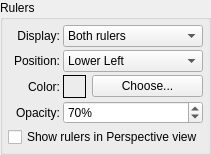
            <widget class="QGroupBox" name="rulersGroupBox" >
             <property name="title" >
              <string>Rulers</string>
             </property>
             <layout class="QGridLayout" >
              <property name="margin" >
               <number>5</number>
              </property>
              <property name="spacing" >
               <number>3</number>
              </property>
              <item row="3" column="0" >
               <widget class="QLabel" name="label_5" >
                <property name="text" >
                 <string>Opacity:</string>
                </property>
                <property name="alignment" >
                 <set>Qt::AlignRight|Qt::AlignTrailing|Qt::AlignVCenter</set>
                </property>
               </widget>
              </item>
              <item row="2" column="0" >
               <widget class="QLabel" name="textLabel3_2_4" >
                <property name="text" >
                 <string>Color:</string>
                </property>
                <property name="alignment" >
                 <set>Qt::AlignRight|Qt::AlignTrailing|Qt::AlignVCenter</set>
                </property>
               </widget>
              </item>
              <item row="1" column="0" >
               <widget class="QLabel" name="label_10" >
                <property name="text" >
                 <string>Position:</string>
                </property>
                <property name="alignment" >
                 <set>Qt::AlignRight|Qt::AlignTrailing|Qt::AlignVCenter</set>
                </property>
               </widget>
              </item>
              <item row="1" column="1" >
               <widget class="QComboBox" name="rulerPositionComboBox" >
                <item>
                 <property name="text" >
                  <string>Lower Left</string>
                 </property>
                </item>
                <item>
                 <property name="text" >
                  <string>Upper Left</string>
                 </property>
                </item>
                <item>
                 <property name="text" >
                  <string>Lower Right</string>
                 </property>
                </item>
                <item>
                 <property name="text" >
                  <string>Upper Right</string>
                 </property>
                </item>
               </widget>
              </item>
              <item row="2" column="1" >
               <layout class="QHBoxLayout" >
                <property name="margin" >
                 <number>0</number>
                </property>
                <property name="spacing" >
                 <number>6</number>
                </property>
                <item>
                 <widget class="QFrame" name="ruler_color_frame" >
                  <property name="minimumSize" >
                   <size>
                    <width>23</width>
                    <height>23</height>
                   </size>
                  </property>
                  <property name="maximumSize" >
                   <size>
                    <width>23</width>
                    <height>23</height>
                   </size>
                  </property>
                  <property name="frameShape" >
                   <enum>QFrame::Box</enum>
                  </property>
                  <property name="frameShadow" >
                   <enum>QFrame::Plain</enum>
                  </property>
                 </widget>
                </item>
                <item>
                 <widget class="QPushButton" name="ruler_color_btn" >
                  <property name="text" >
                   <string>Choose...</string>
                  </property>
                  <property name="autoDefault" >
                   <bool>false</bool>
                  </property>
                 </widget>
                </item>
               </layout>
              </item>
              <item row="3" column="1" >
               <widget class="QSpinBox" name="rulerOpacitySpinBox" >
                <property name="suffix" >
                 <string>%</string>
                </property>
                <property name="maximum" >
                 <number>100</number>
                </property>
                <property name="value" >
                 <number>70</number>
                </property>
               </widget>
              </item>
              <item row="0" column="1" >
               <widget class="QComboBox" name="rulerDisplayComboBox" >
                <item>
                 <property name="text" >
                  <string>Both rulers</string>
                 </property>
                </item>
                <item>
                 <property name="text" >
                  <string>Vertical ruler only</string>
                 </property>
                </item>
                <item>
                 <property name="text" >
                  <string>Horizontal ruler only</string>
                 </property>
                </item>
               </widget>
              </item>
              <item row="0" column="0" >
               <widget class="QLabel" name="label_12" >
                <property name="text" >
                 <string>Display:</string>
                </property>
                <property name="alignment" >
                 <set>Qt::AlignRight|Qt::AlignTrailing|Qt::AlignVCenter</set>
                </property>
               </widget>
              </item>
              <item row="4" column="0" colspan="2" >
               <widget class="QCheckBox" name="showRulersInPerspectiveViewCheckBox" >
                <property name="text" >
                 <string>Show rulers in Perspective view</string>
                </property>
               </widget>
              </item>
             </layout>
            </widget>
